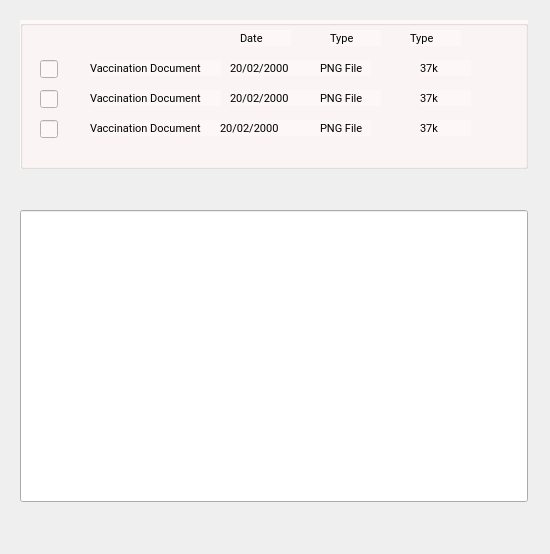
<?xml version="1.0" encoding="UTF-8"?>
<ui version="4.0">
 <class>citezinDocDialog</class>
 <widget class="QDialog" name="citezinDocDialog">
  <property name="geometry">
   <rect>
    <x>0</x>
    <y>0</y>
    <width>550</width>
    <height>554</height>
   </rect>
  </property>
  <property name="windowTitle">
   <string>Dialog</string>
  </property>
  <widget class="QGroupBox" name="groupBox">
   <property name="geometry">
    <rect>
     <x>20</x>
     <y>20</y>
     <width>508</width>
     <height>149</height>
    </rect>
   </property>
   <property name="styleSheet">
    <string notr="true">background: #FDF7F7;</string>
   </property>
   <property name="title">
    <string/>
   </property>
   <widget class="QLineEdit" name="lineEdit_2">
    <property name="geometry">
     <rect>
      <x>20</x>
      <y>40</y>
      <width>18</width>
      <height>18</height>
     </rect>
    </property>
   </widget>
   <widget class="QLineEdit" name="lineEdit_3">
    <property name="geometry">
     <rect>
      <x>20</x>
      <y>70</y>
      <width>18</width>
      <height>18</height>
     </rect>
    </property>
   </widget>
   <widget class="QLineEdit" name="lineEdit_4">
    <property name="geometry">
     <rect>
      <x>20</x>
      <y>100</y>
      <width>18</width>
      <height>18</height>
     </rect>
    </property>
   </widget>
   <widget class="QLabel" name="label">
    <property name="geometry">
     <rect>
      <x>70</x>
      <y>40</y>
      <width>131</width>
      <height>16</height>
     </rect>
    </property>
    <property name="styleSheet">
     <string notr="true">font-family: Roboto;
font-style: normal;
font-weight: normal;
font-size: 11px;
line-height: 13px;

color: #000000;</string>
    </property>
    <property name="text">
     <string>Vaccination Document</string>
    </property>
   </widget>
   <widget class="QLabel" name="label_2">
    <property name="geometry">
     <rect>
      <x>70</x>
      <y>70</y>
      <width>131</width>
      <height>16</height>
     </rect>
    </property>
    <property name="styleSheet">
     <string notr="true">font-family: Roboto;
font-style: normal;
font-weight: normal;
font-size: 11px;
line-height: 13px;

color: #000000;</string>
    </property>
    <property name="text">
     <string>Vaccination Document</string>
    </property>
   </widget>
   <widget class="QLabel" name="label_3">
    <property name="geometry">
     <rect>
      <x>70</x>
      <y>100</y>
      <width>131</width>
      <height>16</height>
     </rect>
    </property>
    <property name="styleSheet">
     <string notr="true">font-family: Roboto;
font-style: normal;
font-weight: normal;
font-size: 11px;
line-height: 13px;

color: #000000;</string>
    </property>
    <property name="text">
     <string>Vaccination Document</string>
    </property>
   </widget>
   <widget class="QLabel" name="label_4">
    <property name="geometry">
     <rect>
      <x>210</x>
      <y>40</y>
      <width>131</width>
      <height>16</height>
     </rect>
    </property>
    <property name="styleSheet">
     <string notr="true">font-family: Roboto;
font-style: normal;
font-weight: normal;
font-size: 11px;
line-height: 13px;

color: #000000;</string>
    </property>
    <property name="text">
     <string>20/02/2000</string>
    </property>
   </widget>
   <widget class="QLabel" name="label_5">
    <property name="geometry">
     <rect>
      <x>210</x>
      <y>70</y>
      <width>131</width>
      <height>16</height>
     </rect>
    </property>
    <property name="styleSheet">
     <string notr="true">font-family: Roboto;
font-style: normal;
font-weight: normal;
font-size: 11px;
line-height: 13px;

color: #000000;</string>
    </property>
    <property name="text">
     <string>20/02/2000</string>
    </property>
   </widget>
   <widget class="QLabel" name="label_6">
    <property name="geometry">
     <rect>
      <x>200</x>
      <y>100</y>
      <width>131</width>
      <height>16</height>
     </rect>
    </property>
    <property name="styleSheet">
     <string notr="true">font-family: Roboto;
font-style: normal;
font-weight: normal;
font-size: 11px;
line-height: 13px;

color: #000000;</string>
    </property>
    <property name="text">
     <string>20/02/2000</string>
    </property>
   </widget>
   <widget class="QLabel" name="label_7">
    <property name="geometry">
     <rect>
      <x>300</x>
      <y>40</y>
      <width>51</width>
      <height>16</height>
     </rect>
    </property>
    <property name="styleSheet">
     <string notr="true">font-family: Roboto;
font-style: normal;
font-weight: normal;
font-size: 11px;
line-height: 13px;

color: #000000;</string>
    </property>
    <property name="text">
     <string>PNG File</string>
    </property>
   </widget>
   <widget class="QLabel" name="label_8">
    <property name="geometry">
     <rect>
      <x>300</x>
      <y>70</y>
      <width>61</width>
      <height>16</height>
     </rect>
    </property>
    <property name="styleSheet">
     <string notr="true">font-family: Roboto;
font-style: normal;
font-weight: normal;
font-size: 11px;
line-height: 13px;

color: #000000;</string>
    </property>
    <property name="text">
     <string>PNG File</string>
    </property>
   </widget>
   <widget class="QLabel" name="label_9">
    <property name="geometry">
     <rect>
      <x>300</x>
      <y>100</y>
      <width>51</width>
      <height>16</height>
     </rect>
    </property>
    <property name="styleSheet">
     <string notr="true">font-family: Roboto;
font-style: normal;
font-weight: normal;
font-size: 11px;
line-height: 13px;

color: #000000;</string>
    </property>
    <property name="text">
     <string>PNG File</string>
    </property>
   </widget>
   <widget class="QLabel" name="label_10">
    <property name="geometry">
     <rect>
      <x>400</x>
      <y>40</y>
      <width>51</width>
      <height>16</height>
     </rect>
    </property>
    <property name="styleSheet">
     <string notr="true">font-family: Roboto;
font-style: normal;
font-weight: normal;
font-size: 11px;
line-height: 13px;

color: #000000;</string>
    </property>
    <property name="text">
     <string>37k</string>
    </property>
   </widget>
   <widget class="QLabel" name="label_11">
    <property name="geometry">
     <rect>
      <x>400</x>
      <y>70</y>
      <width>51</width>
      <height>16</height>
     </rect>
    </property>
    <property name="styleSheet">
     <string notr="true">font-family: Roboto;
font-style: normal;
font-weight: normal;
font-size: 11px;
line-height: 13px;

color: #000000;</string>
    </property>
    <property name="text">
     <string>37k</string>
    </property>
   </widget>
   <widget class="QLabel" name="label_12">
    <property name="geometry">
     <rect>
      <x>400</x>
      <y>100</y>
      <width>51</width>
      <height>16</height>
     </rect>
    </property>
    <property name="styleSheet">
     <string notr="true">font-family: Roboto;
font-style: normal;
font-weight: normal;
font-size: 11px;
line-height: 13px;

color: #000000;</string>
    </property>
    <property name="text">
     <string>37k</string>
    </property>
   </widget>
   <widget class="QLabel" name="label_13">
    <property name="geometry">
     <rect>
      <x>220</x>
      <y>10</y>
      <width>51</width>
      <height>16</height>
     </rect>
    </property>
    <property name="styleSheet">
     <string notr="true">font-family: Roboto;
font-style: normal;
font-weight: normal;
font-size: 11px;
line-height: 13px;

color: #000000;</string>
    </property>
    <property name="text">
     <string>Date</string>
    </property>
   </widget>
   <widget class="QLabel" name="label_14">
    <property name="geometry">
     <rect>
      <x>310</x>
      <y>10</y>
      <width>51</width>
      <height>16</height>
     </rect>
    </property>
    <property name="styleSheet">
     <string notr="true">font-family: Roboto;
font-style: normal;
font-weight: normal;
font-size: 11px;
line-height: 13px;

color: #000000;</string>
    </property>
    <property name="text">
     <string>Type</string>
    </property>
   </widget>
   <widget class="QLabel" name="label_15">
    <property name="geometry">
     <rect>
      <x>390</x>
      <y>10</y>
      <width>51</width>
      <height>16</height>
     </rect>
    </property>
    <property name="styleSheet">
     <string notr="true">font-family: Roboto;
font-style: normal;
font-weight: normal;
font-size: 11px;
line-height: 13px;

color: #000000;</string>
    </property>
    <property name="text">
     <string>Type</string>
    </property>
   </widget>
  </widget>
  <widget class="QLineEdit" name="lineEdit">
   <property name="geometry">
    <rect>
     <x>20</x>
     <y>210</y>
     <width>508</width>
     <height>292</height>
    </rect>
   </property>
  </widget>
 </widget>
 <resources/>
 <connections/>
</ui>
